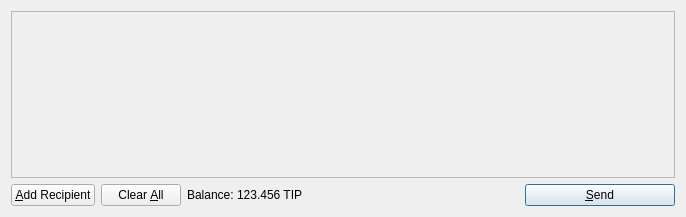
<?xml version="1.0" encoding="UTF-8"?>
<ui version="4.0">
 <class>SendCoinsDialog</class>
 <widget class="QDialog" name="SendCoinsDialog">
  <property name="geometry">
   <rect>
    <x>0</x>
    <y>0</y>
    <width>686</width>
    <height>217</height>
   </rect>
  </property>
  <property name="windowTitle">
   <string>Send Coins</string>
  </property>
  <layout class="QVBoxLayout" name="verticalLayout">
   <item>
    <widget class="QScrollArea" name="scrollArea">
     <property name="widgetResizable">
      <bool>true</bool>
     </property>
     <widget class="QWidget" name="scrollAreaWidgetContents">
      <property name="geometry">
       <rect>
        <x>0</x>
        <y>0</y>
        <width>666</width>
        <height>165</height>
       </rect>
      </property>
      <layout class="QVBoxLayout" name="verticalLayout_2">
       <property name="margin">
        <number>0</number>
       </property>
       <item>
        <layout class="QVBoxLayout" name="entries">
         <property name="spacing">
          <number>6</number>
         </property>
        </layout>
       </item>
       <item>
        <spacer name="verticalSpacer">
         <property name="orientation">
          <enum>Qt::Vertical</enum>
         </property>
         <property name="sizeHint" stdset="0">
          <size>
           <width>20</width>
           <height>40</height>
          </size>
         </property>
        </spacer>
       </item>
      </layout>
     </widget>
    </widget>
   </item>
   <item>
    <layout class="QHBoxLayout" name="horizontalLayout">
     <item>
      <widget class="QPushButton" name="addButton">
       <property name="toolTip">
        <string>Send to multiple recipients at once</string>
       </property>
       <property name="text">
        <string>&amp;Add Recipient</string>
       </property>
       <property name="icon">
        <iconset resource="../bitcoin.qrc">
         <normaloff>:/icons/add</normaloff>:/icons/add</iconset>
       </property>
       <property name="autoDefault">
        <bool>false</bool>
       </property>
      </widget>
     </item>
     <item>
      <widget class="QPushButton" name="clearButton">
       <property name="sizePolicy">
        <sizepolicy hsizetype="Minimum" vsizetype="Fixed">
         <horstretch>0</horstretch>
         <verstretch>0</verstretch>
        </sizepolicy>
       </property>
       <property name="toolTip">
        <string>Remove all transaction fields</string>
       </property>
       <property name="text">
        <string>Clear &amp;All</string>
       </property>
       <property name="icon">
        <iconset resource="../bitcoin.qrc">
         <normaloff>:/icons/remove</normaloff>:/icons/remove</iconset>
       </property>
       <property name="autoRepeatDelay">
        <number>300</number>
       </property>
       <property name="autoDefault">
        <bool>false</bool>
       </property>
      </widget>
     </item>
     <item>
      <layout class="QHBoxLayout" name="horizontalLayout_2">
       <property name="spacing">
        <number>3</number>
       </property>
       <item>
        <widget class="QLabel" name="label">
         <property name="text">
          <string>Balance:</string>
         </property>
        </widget>
       </item>
       <item>
        <widget class="QLabel" name="labelBalance">
         <property name="cursor">
          <cursorShape>IBeamCursor</cursorShape>
         </property>
         <property name="text">
          <string>123.456 TIP</string>
         </property>
         <property name="textInteractionFlags">
          <set>Qt::LinksAccessibleByMouse|Qt::TextSelectableByKeyboard|Qt::TextSelectableByMouse</set>
         </property>
        </widget>
       </item>
      </layout>
     </item>
     <item>
      <spacer name="horizontalSpacer">
       <property name="orientation">
        <enum>Qt::Horizontal</enum>
       </property>
       <property name="sizeHint" stdset="0">
        <size>
         <width>40</width>
         <height>20</height>
        </size>
       </property>
      </spacer>
     </item>
     <item>
      <widget class="QPushButton" name="sendButton">
       <property name="minimumSize">
        <size>
         <width>150</width>
         <height>0</height>
        </size>
       </property>
       <property name="toolTip">
        <string>Confirm the send action</string>
       </property>
       <property name="text">
        <string>&amp;Send</string>
       </property>
       <property name="icon">
        <iconset resource="../bitcoin.qrc">
         <normaloff>:/icons/send</normaloff>:/icons/send</iconset>
       </property>
       <property name="default">
        <bool>true</bool>
       </property>
      </widget>
     </item>
    </layout>
   </item>
  </layout>
 </widget>
 <resources>
  <include location="../bitcoin.qrc"/>
 </resources>
 <connections/>
</ui>
